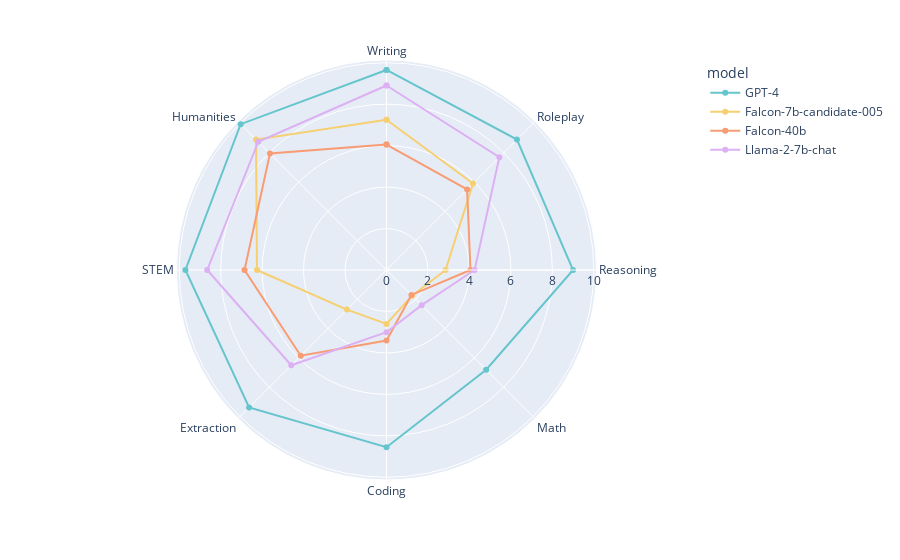

Notebook code for this chart:
### Code cell
# target_models = ["Llama-2-7b-chat", "Llama-2-13b-chat", "Llama-2-70b-chat", "gpt-3.5-turbo", "claude-v1", "gpt-4"]
# target_models = ["Llama-2-7b-chat", "falcon-40b-instruct", "falcon-7b-005", "Llama-2-70b-chat", "gpt-3.5-turbo","gpt-4"]
target_models = ["Llama-2-7b-chat",  "falcon-40b-instruct", 'falcon-7b-005', 'gpt-4']

scores_target = [scores_all[i] for i in range(len(scores_all)) if scores_all[i]["model"] in target_models]

# sort by target_models
scores_target = sorted(scores_target, key=lambda x: target_models.index(x["model"]), reverse=True)

df_score = pd.DataFrame(scores_target)
df_score = df_score[df_score["model"].isin(target_models)]

rename_map = {"llama-13b": "LLaMA-13B",
              "alpaca-13b": "Alpaca-13B",
              "falcon-40b-instruct": "Falcon-40b",
              "falcon-7b-005": "Falcon-7b-candidate-005", 
              "vicuna-33b-v1.3": "Vicuna-33B",
              "vicuna-13b-v1.3": "Vicuna-13B",
              "gpt-3.5-turbo": "GPT-3.5-turbo",
              "claude-v1": "Claude-v1",
              "gpt-4": "GPT-4"}

for k, v in rename_map.items():
    df_score.replace(k, v, inplace=True)

fig = px.line_polar(df_score, r = 'score', theta = 'category', line_close = True, category_orders = {"category": CATEGORIES},
                    color = 'model', markers=True, color_discrete_sequence=px.colors.qualitative.Pastel)

fig.show()

### Figure 1 — Plotly figure (JSON) as saved in the notebook; plotly's stock layout.template omitted (floating-point values rounded to 4 significant figures)
{"data": [{"hovertemplate": "model=GPT-4<br>score=%{r}<br>category=%{theta}<extra></extra>", "legendgroup": "GPT-4", "line": {"color": "rgb(102, 197, 204)", "dash": "solid"}, "marker": {"symbol": "circle"}, "mode": "markers+lines", "name": "GPT-4", "r": [9.65, 8.9, 9.0, 6.8, 8.55, 9.375, 9.7, 9.95, 9.65], "showlegend": true, "subplot": "polar", "theta": ["Writing", "Roleplay", "Reasoning", "Math", "Coding", "Extraction", "STEM", "Humanities", "Writing"], "type": "scatterpolar"}, {"hovertemplate": "model=Falcon-7b-candidate-005<br>score=%{r}<br>category=%{theta}<extra></extra>", "legendgroup": "Falcon-7b-candidate-005", "line": {"color": "rgb(246, 207, 113)", "dash": "solid"}, "marker": {"symbol": "circle"}, "mode": "markers+lines", "name": "Falcon-7b-candidate-005", "r": [7.25, 5.9, 2.85, 1.75, 2.6, 2.7, 6.25, 8.9, 7.25], "showlegend": true, "subplot": "polar", "theta": ["Writing", "Roleplay", "Reasoning", "Math", "Coding", "Extraction", "STEM", "Humanities", "Writing"], "type": "scatterpolar"}, {"hovertemplate": "model=Falcon-40b<br>score=%{r}<br>category=%{theta}<extra></extra>", "legendgroup": "Falcon-40b", "line": {"color": "rgb(248, 156, 116)", "dash": "solid"}, "marker": {"symbol": "circle"}, "mode": "markers+lines", "name": "Falcon-40b", "r": [6.05, 5.5, 4.05, 1.7, 3.4, 5.85, 6.85, 7.95, 6.05], "showlegend": true, "subplot": "polar", "theta": ["Writing", "Roleplay", "Reasoning", "Math", "Coding", "Extraction", "STEM", "Humanities", "Writing"], "type": "scatterpolar"}, {"hovertemplate": "model=Llama-2-7b-chat<br>score=%{r}<br>category=%{theta}<extra></extra>", "legendgroup": "Llama-2-7b-chat", "line": {"color": "rgb(220, 176, 242)", "dash": "solid"}, "marker": {"symbol": "circle"}, "mode": "markers+lines", "name": "Llama-2-7b-chat", "r": [8.9, 7.7, 4.25, 2.4, 3.0, 6.5, 8.65, 8.75, 8.9], "showlegend": true, "subplot": "polar", "theta": ["Writing", "Roleplay", "Reasoning", "Math", "Coding", "Extraction", "STEM", "Humanities", "Writing"], "type": "scatterpolar"}], "layout": {"polar": {"domain": {"x": [0.0, 1.0], "y": [0.0, 1.0]}, "angularaxis": {"direction": "clockwise", "rotation": 90, "categoryorder": "array", "categoryarray": ["Writing", "Roleplay", "Reasoning", "Math", "Coding", "Extraction", "STEM", "Humanities"]}}, "legend": {"title": {"text": "model"}, "tracegroupgap": 0}, "margin": {"t": 60}}}
